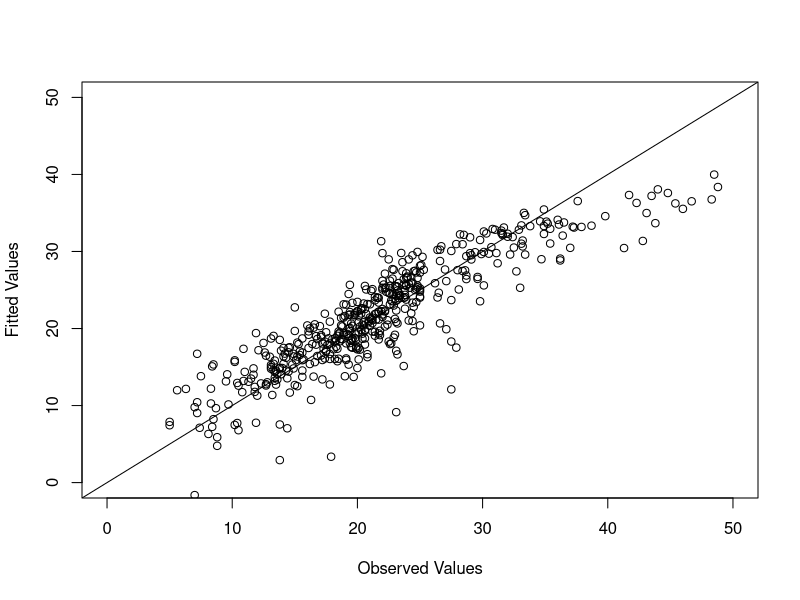

Here is the R script that generated this plot:
#####################################
#
# Regression Analysis of Boston Data
#
#####################################


library(MASS) 
#Remove record "Boston$medv == 50" because seems like outlier.
i = which(Boston$medv == 50) 
boston = Boston[-i,] # delete cases with medv=50
boston$chas = factor(boston$chas)
boston$rad = factor(boston$rad)


fit.all = lm(medv ~ ., data = boston) # fit a linear model with all variables
fit.step = step(fit.all, direction="both") # stepwise variable selection
fit.step$anova

summary(fit.step) # print the fitted model

yhat = predict(fit.step, newdata=boston, type="response") # predictions
print(yhat)

plot(boston$medv, fit.step$fitted, xlim=c(0,50), ylim=c(0,50), xlab="Observed Values", ylab="Fitted Values")
abline(a=0, b=1)

mean((boston$medv - yhat)^2) # MSE
